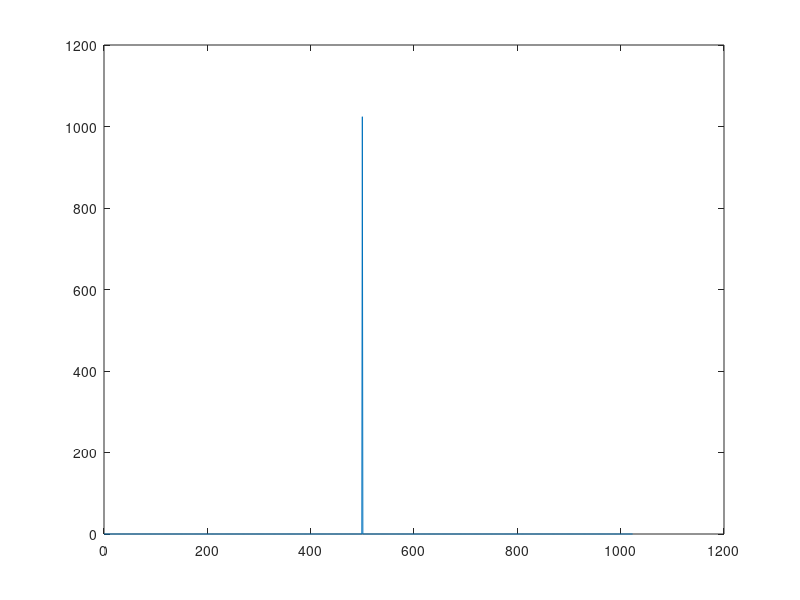

Source code (MATLAB):
clear all;close all;clc

NFFT= 1024;

fs = 23040000;

fo = 500*(fs/NFFT);

n = 1:1:NFFT;

arg = 2*pi*fo*n*(1/fs);
signal = cos(arg) + 1i*sin(arg);

freq_signal = fft(signal,NFFT);

plot(0:1:NFFT-1,abs(freq_signal))

fprintf(1,'fs: %1.3f [MHz] - fo: %1.3f [MHz]\n',fs/1000000,fo/1000000);